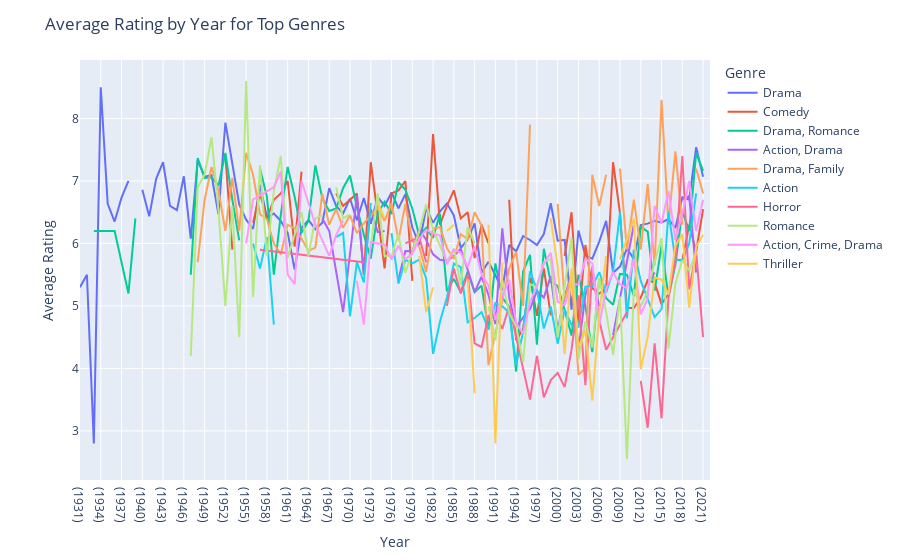

The notebook cell saved with this chart:
### Code cell
import pandas as pd
import plotly.express as px

# Load your dataset (replace 'your_data.csv' with the actual file path)
df = pd.read_csv(r'C:\Users\HP\Documents\datascience\codesoft\IMDb Movies India.csv', encoding='ISO-8859-1')

# Now proceed with the rest of your code
# Calculate average rating by year and genre
average_rating_by_year = df.groupby(['Year', 'Genre'])['Rating'].mean().reset_index()

# Get top 10 genres based on frequency
top_genres = df['Genre'].value_counts().head(10).index

# Filter average_rating_by_year for top genres
average_rating_by_year = average_rating_by_year[average_rating_by_year['Genre'].isin(top_genres)]

# Create the plot
fig = px.line(average_rating_by_year, x='Year', y='Rating', color='Genre')

# Update layout
fig.update_layout(
    title='Average Rating by Year for Top Genres',
    xaxis_title='Year',
    yaxis_title='Average Rating'
)

# Show the plot
fig.show()

### Figure 1 — Plotly figure (JSON) as saved in the notebook; plotly's stock layout.template omitted (floating-point values rounded to 4 significant figures)
{"data": [{"hovertemplate": "Genre=Drama<br>Year=%{x}<br>Rating=%{y}<extra></extra>", "legendgroup": "Drama", "line": {"color": "#636efa", "dash": "solid"}, "marker": {"symbol": "circle"}, "mode": "lines", "name": "Drama", "orientation": "v", "showlegend": true, "type": "scatter", "x": ["(1931)", "(1932)", "(1933)", "(1934)", "(1935)", "(1936)", "(1937)", "(1938)", "(1939)", "(1940)", "(1941)", "(1942)", "(1943)", "(1944)", "(1945)", "(1946)", "(1947)", "(1948)", "(1949)", "(1950)", "(1951)", "(1952)", "(1953)", "(1954)", "(1955)", "(1956)", "(1957)", "(1958)", "(1959)", "(1960)", "(1961)", "(1962)", "(1963)", "(1964)", "(1965)", "(1966)", "(1967)", "(1968)", "(1969)", "(1970)", "(1971)", "(1972)", "(1973)", "(1974)", "(1975)", "(1976)", "(1977)", "(1978)", "(1979)", "(1980)", "(1981)", "(1982)", "(1983)", "(1984)", "(1985)", "(1986)", "(1987)", "(1988)", "(1989)", "(1990)", "(1991)", "(1992)", "(1993)", "(1994)", "(1995)", "(1996)", "(1997)", "(1998)", "(1999)", "(2000)", "(2001)", "(2002)", "(2003)", "(2004)", "(2005)", "(2006)", "(2007)", "(2008)", "(2009)", "(2010)", "(2011)", "(2012)", "(2013)", "(2014)", "(2015)", "(2016)", "(2017)", "(2018)", "(2019)", "(2020)", "(2021)", "(2022)"], "xaxis": "x", "y": [5.3, 5.5, 2.8, 8.5, 6.633, 6.35, 6.733, 7, null, 6.86, 6.433, 7.033, 7.3, 6.6, 6.533, 7.075, 6.075, 7.333, 7.067, 7.092, 6.467, 7.933, 7.278, 6.625, 6.38, 6.233, 6.938, 6.414, 6.478, 6.36, 6.171, 5.583, 6.25, 6.375, 6.229, 6.333, 6.886, 6.6, 6.48, 6.718, 6.371, 6.727, 6.314, 6.742, 6.6, 6.817, 6.561, 6.789, 6.255, 5.982, 6.571, 6.33, 6.514, 6.641, 6.448, 5.926, 6.067, 6.321, 5.532, 5.707, 5.495, 5.254, 5.975, 5.875, 6.117, 6.056, 5.975, 6.15, 6.643, 6.044, 6.057, 4.94, 6.206, 5.807, 5.756, 6.029, 6.362, 5.53, 5.63, 5.923, 5.75, 6.295, 6.317, 6.361, 6.335, 6.391, 6.245, 6.738, 6.702, 7.542, 7.069, null], "yaxis": "y"}, {"hovertemplate": "Genre=Comedy<br>Year=%{x}<br>Rating=%{y}<extra></extra>", "legendgroup": "Comedy", "line": {"color": "#EF553B", "dash": "solid"}, "marker": {"symbol": "circle"}, "mode": "lines", "name": "Comedy", "orientation": "v", "showlegend": true, "type": "scatter", "x": ["(1933)", "(1936)", "(1941)", "(1942)", "(1943)", "(1944)", "(1945)", "(1946)", "(1948)", "(1949)", "(1950)", "(1951)", "(1952)", "(1953)", "(1954)", "(1955)", "(1956)", "(1957)", "(1958)", "(1959)", "(1960)", "(1961)", "(1962)", "(1963)", "(1965)", "(1966)", "(1967)", "(1968)", "(1969)", "(1971)", "(1972)", "(1973)", "(1975)", "(1976)", "(1977)", "(1978)", "(1979)", "(1980)", "(1981)", "(1982)", "(1983)", "(1984)", "(1985)", "(1986)", "(1987)", "(1988)", "(1989)", "(1990)", "(1991)", "(1993)", "(1994)", "(1995)", "(1996)", "(1997)", "(1998)", "(1999)", "(2000)", "(2001)", "(2002)", "(2003)", "(2004)", "(2005)", "(2006)", "(2007)", "(2008)", "(2009)", "(2010)", "(2011)", "(2012)", "(2013)", "(2014)", "(2015)", "(2016)", "(2017)", "(2018)", "(2019)", "(2020)", "(2021)", "(2022)"], "xaxis": "x", "y": [6, null, null, null, null, null, null, null, null, null, null, null, 7.4, 5.9, null, null, 6.333, 6.8, 6.4, 6.7, 6.8, 7, 5.95, 7.15, null, 6.9, null, 6.8, 6.6, 6.8, 5.5, 7.3, 5.6, 6.8, 6.85, 7, 5.4, null, 5.8, 7.75, 6.3, 6.6, 6.85, 6.4, 6.5, 5.767, 6.3, 6, null, 6.7, 4.45, 4.633, 5.45, 4.84, 5.6, 4.85, null, 5.8, 6.5, 4.729, 5.975, 5.285, 5.2, 5.267, 7.3, 6.48, 4.967, 4.967, 5.136, 5.414, 5.373, 5.029, 5.192, 5.745, 5.726, 6.3, 5.871, 6.55, null], "yaxis": "y"}, {"hovertemplate": "Genre=Drama, Romance<br>Year=%{x}<br>Rating=%{y}<extra></extra>", "legendgroup": "Drama, Romance", "line": {"color": "#00cc96", "dash": "solid"}, "marker": {"symbol": "circle"}, "mode": "lines", "name": "Drama, Romance", "orientation": "v", "showlegend": true, "type": "scatter", "x": ["(1933)", "(1936)", "(1938)", "(1939)", "(1940)", "(1944)", "(1945)", "(1947)", "(1948)", "(1949)", "(1950)", "(1951)", "(1952)", "(1953)", "(1954)", "(1956)", "(1957)", "(1958)", "(1959)", "(1960)", "(1961)", "(1962)", "(1963)", "(1964)", "(1965)", "(1966)", "(1967)", "(1968)", "(1969)", "(1970)", "(1971)", "(1972)", "(1973)", "(1974)", "(1975)", "(1976)", "(1977)", "(1978)", "(1979)", "(1980)", "(1981)", "(1982)", "(1983)", "(1984)", "(1985)", "(1986)", "(1987)", "(1988)", "(1989)", "(1990)", "(1991)", "(1992)", "(1993)", "(1994)", "(1995)", "(1996)", "(1997)", "(1998)", "(1999)", "(2000)", "(2001)", "(2002)", "(2003)", "(2004)", "(2005)", "(2006)", "(2007)", "(2008)", "(2009)", "(2010)", "(2011)", "(2012)", "(2013)", "(2014)", "(2015)", "(2016)", "(2017)", "(2018)", "(2019)", "(2020)", "(2021)", "(2022)"], "xaxis": "x", "y": [6.2, 6.2, 5.2, 6.4, null, 6.025, null, 5.5, 7.367, 7.05, 7.06, 6.925, 7.45, 6.7, 6.05, null, 7.2, 6.75, 5.5, 6.457, 7.225, 6.75, 6.171, 6.36, 7.25, 6.72, 6.52, 6.56, 6.883, 7.088, 6.578, 6.138, 5.757, 6.482, 6.667, 6.47, 6.98, 6.86, 6.56, 6.125, 6.25, 6.09, 6.475, 5.233, 5.433, 5.22, 5.55, 5.22, 5.325, 4.62, 5.68, 5.133, 4.986, 3.95, 5.55, 5.817, 4.38, 5.914, 5.38, 5.32, 4.94, 4.525, 5.5, 5, 4.26, 5.436, 5.125, 5.02, 5.513, 5.5, 5.16, 6.267, 6.189, 5.243, 5.967, 5.144, 5.662, 6.514, 6.2, 7.45, 7.16, null], "yaxis": "y"}, {"hovertemplate": "Genre=Action, Drama<br>Year=%{x}<br>Rating=%{y}<extra></extra>", "legendgroup": "Action, Drama", "line": {"color": "#ab63fa", "dash": "solid"}, "marker": {"symbol": "circle"}, "mode": "lines", "name": "Action, Drama", "orientation": "v", "showlegend": true, "type": "scatter", "x": ["(1934)", "(1936)", "(1938)", "(1946)", "(1951)", "(1952)", "(1953)", "(1954)", "(1955)", "(1960)", "(1962)", "(1964)", "(1965)", "(1966)", "(1967)", "(1969)", "(1971)", "(1972)", "(1973)", "(1974)", "(1975)", "(1976)", "(1977)", "(1978)", "(1979)", "(1980)", "(1981)", "(1982)", "(1983)", "(1984)", "(1985)", "(1986)", "(1987)", "(1988)", "(1989)", "(1990)", "(1991)", "(1992)", "(1993)", "(1994)", "(1995)", "(1996)", "(1997)", "(1998)", "(1999)", "(2000)", "(2001)", "(2002)", "(2003)", "(2004)", "(2005)", "(2006)", "(2007)", "(2008)", "(2011)", "(2012)", "(2013)", "(2014)", "(2016)", "(2017)", "(2018)", "(2019)", "(2020)", "(2021)", "(2022)"], "xaxis": "x", "y": [null, null, null, null, 6.4, null, null, 6.1, null, null, null, null, null, 6.4, 6.2, 4.9, 6.767, 5.5, 6.55, 6.18, 6.2, null, 5.425, 5.88, 5.875, 6.225, 6.06, 5.825, 5.74, 5.725, 5.8, 5.915, 5.58, 5.222, 5.467, 5.182, 4.708, 6.243, 5.131, 4.662, 4.814, 4.95, 5.237, 5.133, 5.478, 4.62, 5.15, 5.511, 4.3, 5.18, 5.5, 5, null, 4.533, 6.3, null, 5.35, 5.533, null, null, 6.7, 6.757, 5.533, null, null], "yaxis": "y"}, {"hovertemplate": "Genre=Drama, Family<br>Year=%{x}<br>Rating=%{y}<extra></extra>", "legendgroup": "Drama, Family", "line": {"color": "#FFA15A", "dash": "solid"}, "marker": {"symbol": "circle"}, "mode": "lines", "name": "Drama, Family", "orientation": "v", "showlegend": true, "type": "scatter", "x": ["(1934)", "(1936)", "(1938)", "(1940)", "(1942)", "(1943)", "(1944)", "(1945)", "(1947)", "(1948)", "(1949)", "(1950)", "(1951)", "(1952)", "(1953)", "(1954)", "(1955)", "(1956)", "(1957)", "(1958)", "(1959)", "(1960)", "(1961)", "(1962)", "(1963)", "(1964)", "(1965)", "(1966)", "(1967)", "(1968)", "(1969)", "(1970)", "(1971)", "(1972)", "(1973)", "(1974)", "(1975)", "(1976)", "(1977)", "(1978)", "(1979)", "(1980)", "(1981)", "(1982)", "(1983)", "(1984)", "(1985)", "(1986)", "(1987)", "(1988)", "(1989)", "(1990)", "(1991)", "(1993)", "(1994)", "(1995)", "(1996)", "(1999)", "(2000)", "(2001)", "(2002)", "(2003)", "(2004)", "(2005)", "(2006)", "(2007)", "(2008)", "(2009)", "(2010)", "(2011)", "(2012)", "(2013)", "(2014)", "(2015)", "(2016)", "(2017)", "(2018)", "(2019)", "(2020)", "(2021)"], "xaxis": "x", "y": [null, null, 6.3, null, 5.9, null, null, null, null, 5.7, 6.7, 7.225, 6.85, 6.2, 7.05, 6.2, 7.45, 7.1, 6.467, 6.388, 6, 5.822, 6.3, 6.243, 6.075, 5.883, 5.933, 6.8, 6.3, 6.55, 6.25, 6.45, 6.167, 6.32, 6.438, 6.567, 6.36, 6.64, 6.05, 6.633, 6.036, 5.95, 5.54, 6.24, 6.26, 5.925, 5.75, 6.15, 6.067, 6.5, 6.286, 4.05, 4.567, 5.6, 5.867, 5, 7.9, null, 6.633, 5.1, 5.5, 3.9, 4, 7.1, 6.6, 7.1, null, 7.2, 5.9, 6.7, 5.9, 6.95, 5.65, 8.3, 6.3, 7.475, 6.3, null, 7.2, 6.8], "yaxis": "y"}, {"hovertemplate": "Genre=Action<br>Year=%{x}<br>Rating=%{y}<extra></extra>", "legendgroup": "Action", "line": {"color": "#19d3f3", "dash": "solid"}, "marker": {"symbol": "circle"}, "mode": "lines", "name": "Action", "orientation": "v", "showlegend": true, "type": "scatter", "x": ["(1935)", "(1936)", "(1937)", "(1938)", "(1939)", "(1940)", "(1941)", "(1942)", "(1944)", "(1945)", "(1946)", "(1947)", "(1948)", "(1949)", "(1953)", "(1954)", "(1955)", "(1956)", "(1957)", "(1958)", "(1959)", "(1960)", "(1961)", "(1962)", "(1963)", "(1964)", "(1965)", "(1966)", "(1967)", "(1968)", "(1969)", "(1970)", "(1971)", "(1972)", "(1973)", "(1974)", "(1975)", "(1976)", "(1977)", "(1978)", "(1979)", "(1980)", "(1981)", "(1982)", "(1983)", "(1984)", "(1985)", "(1986)", "(1987)", "(1988)", "(1989)", "(1990)", "(1991)", "(1992)", "(1993)", "(1994)", "(1995)", "(1996)", "(1997)", "(1998)", "(1999)", "(2000)", "(2001)", "(2002)", "(2003)", "(2004)", "(2005)", "(2006)", "(2007)", "(2008)", "(2009)", "(2010)", "(2011)", "(2012)", "(2013)", "(2014)", "(2015)", "(2016)", "(2017)", "(2018)", "(2019)", "(2020)", "(2021)", "(2022)"], "xaxis": "x", "y": [null, null, null, null, null, null, null, null, null, null, null, null, null, null, 4.6, null, null, 6, 5.6, 6.1, 4.7, null, 6.2, null, null, 2.8, null, 5.5, null, 6.1, 6.167, 4.833, 5.7, 5.375, 6.65, null, null, 6.167, 5.357, 5.74, 5.68, 5.74, 5.444, 4.233, 4.75, 5.133, 5.678, 5.62, 4.736, 4.808, 4.9, 4.63, 5.048, 4.993, 4.893, 4.056, 4.586, 5.558, 5.26, 4.638, 4.992, 4.393, 4.939, 4.695, 4.664, 5.309, 5.317, 5.54, 5.217, 5.55, 6.5, 4.8, 5.9, 5.4, 5.1, 4.82, 4.95, 6.5, 5.74, 5.72, 6, 6.8, null, null], "yaxis": "y"}, {"hovertemplate": "Genre=Horror<br>Year=%{x}<br>Rating=%{y}<extra></extra>", "legendgroup": "Horror", "line": {"color": "#FF6692", "dash": "solid"}, "marker": {"symbol": "circle"}, "mode": "lines", "name": "Horror", "orientation": "v", "showlegend": true, "type": "scatter", "x": ["(1935)", "(1937)", "(1940)", "(1957)", "(1972)", "(1973)", "(1974)", "(1977)", "(1978)", "(1980)", "(1981)", "(1983)", "(1984)", "(1985)", "(1986)", "(1987)", "(1988)", "(1989)", "(1990)", "(1991)", "(1992)", "(1993)", "(1996)", "(1997)", "(1998)", "(1999)", "(2000)", "(2001)", "(2002)", "(2003)", "(2004)", "(2005)", "(2006)", "(2007)", "(2010)", "(2011)", "(2012)", "(2013)", "(2014)", "(2015)", "(2016)", "(2017)", "(2018)", "(2019)", "(2020)", "(2021)"], "xaxis": "x", "y": [5.1, null, null, 5.9, 5.7, null, null, null, 6, 6.1, 5.7, null, 5, 5.6, 5.2, 5.5, 4.4, 4.343, 4.843, 4.883, 4.633, 5, 3.5, 4.2, 3.536, 3.814, 3.929, 3.7, 4.3, 5.171, 3.733, 5.633, 4.767, 4.3, 4.9, null, 3.8, 3.05, 4.4, 3.2, 5.133, 5.713, 7.4, 5.267, 5.871, 4.5], "yaxis": "y"}, {"hovertemplate": "Genre=Romance<br>Year=%{x}<br>Rating=%{y}<extra></extra>", "legendgroup": "Romance", "line": {"color": "#B6E880", "dash": "solid"}, "marker": {"symbol": "circle"}, "mode": "lines", "name": "Romance", "orientation": "v", "showlegend": true, "type": "scatter", "x": ["(1940)", "(1944)", "(1945)", "(1946)", "(1947)", "(1948)", "(1949)", "(1950)", "(1951)", "(1952)", "(1953)", "(1954)", "(1955)", "(1956)", "(1957)", "(1958)", "(1959)", "(1960)", "(1961)", "(1962)", "(1963)", "(1964)", "(1965)", "(1966)", "(1967)", "(1968)", "(1969)", "(1970)", "(1971)", "(1972)", "(1973)", "(1974)", "(1975)", "(1976)", "(1977)", "(1978)", "(1980)", "(1981)", "(1982)", "(1983)", "(1984)", "(1985)", "(1986)", "(1987)", "(1988)", "(1989)", "(1990)", "(1991)", "(1992)", "(1993)", "(1994)", "(1995)", "(1996)", "(1997)", "(1998)", "(1999)", "(2000)", "(2001)", "(2002)", "(2003)", "(2004)", "(2005)", "(2006)", "(2007)", "(2008)", "(2009)", "(2010)", "(2011)", "(2012)", "(2013)", "(2014)", "(2015)", "(2016)", "(2017)", "(2018)", "(2019)", "(2020)", "(2021)", "(2022)"], "xaxis": "x", "y": [null, 6.7, null, null, 4.2, 6.9, 7.1, 7.7, 6.533, 5, 6.6, 4.5, 8.6, 5.14, 7.25, 5.8, 6.833, 7.4, 5.771, 6.133, 6.5, 5.8, 6.4, 6.45, null, 6.9, 6.4, 6.467, null, null, 5.98, 6.8, 5.8, 5.8, 6.15, 5.533, 6.2, 6.625, 6.225, 5.95, 5.7, 5.917, 5.338, 6.267, 6, null, 5, 4.45, 5.412, 4.889, 4.675, 4.1, 5.35, 5.3, 5.7, 5.75, 4.5, 5.3, 6.1, 4.15, 4.75, 4.333, 5.45, 4.9, 4.22, 5.15, 2.55, 5.267, 4.987, 5.24, 5.7, 6.086, 4.317, 5.35, 5.733, 5.567, 5.85, null, null], "yaxis": "y"}, {"hovertemplate": "Genre=Action, Crime, Drama<br>Year=%{x}<br>Rating=%{y}<extra></extra>", "legendgroup": "Action, Crime, Drama", "line": {"color": "#FF97FF", "dash": "solid"}, "marker": {"symbol": "circle"}, "mode": "lines", "name": "Action, Crime, Drama", "orientation": "v", "showlegend": true, "type": "scatter", "x": ["(1955)", "(1956)", "(1959)", "(1960)", "(1961)", "(1962)", "(1963)", "(1965)", "(1967)", "(1968)", "(1969)", "(1970)", "(1971)", "(1972)", "(1973)", "(1974)", "(1975)", "(1976)", "(1977)", "(1978)", "(1979)", "(1980)", "(1981)", "(1982)", "(1983)", "(1984)", "(1985)", "(1986)", "(1987)", "(1988)", "(1989)", "(1990)", "(1991)", "(1992)", "(1993)", "(1994)", "(1995)", "(1996)", "(1997)", "(1998)", "(1999)", "(2000)", "(2001)", "(2002)", "(2003)", "(2004)", "(2005)", "(2006)", "(2007)", "(2008)", "(2009)", "(2010)", "(2011)", "(2012)", "(2013)", "(2014)", "(2015)", "(2016)", "(2017)", "(2018)", "(2019)", "(2020)", "(2021)"], "xaxis": "x", "y": [6, 6.7, 6.9, 7.15, 5.5, 5.35, 7, 6.3, 5.8, 6.133, 6.367, null, 5.4, 4.7, 6.02, 6, 5.98, 5.743, 5.963, 5.75, 5.833, 6.071, 6.22, 6.157, 6.125, 5.667, 5.9, 5.85, 5.62, 5.957, 5.5, 5.329, 4.775, 5.15, 5.417, 4.729, 4.557, 5.057, 5.329, 5.678, 5.85, 5.067, 5.013, 5.35, 5.343, 5.75, 5.683, 4.691, 5.275, 5.537, 5.344, 5.282, 5.754, 4.867, 5.117, 6.6, 6.325, 6.84, 6.06, 6.467, 7, 6.2, 6.7], "yaxis": "y"}, {"hovertemplate": "Genre=Thriller<br>Year=%{x}<br>Rating=%{y}<extra></extra>", "legendgroup": "Thriller", "line": {"color": "#FECB52", "dash": "solid"}, "marker": {"symbol": "circle"}, "mode": "lines", "name": "Thriller", "orientation": "v", "showlegend": true, "type": "scatter", "x": ["(1956)", "(1958)", "(1959)", "(1960)", "(1961)", "(1962)", "(1964)", "(1965)", "(1966)", "(1967)", "(1968)", "(1969)", "(1970)", "(1971)", "(1972)", "(1973)", "(1974)", "(1975)", "(1976)", "(1978)", "(1979)", "(1980)", "(1981)", "(1982)", "(1983)", "(1984)", "(1985)", "(1986)", "(1987)", "(1988)", "(1989)", "(1990)", "(1991)", "(1992)", "(1993)", "(1994)", "(1995)", "(1996)", "(1997)", "(1998)", "(1999)", "(2000)", "(2001)", "(2002)", "(2003)", "(2004)", "(2005)", "(2006)", "(2007)", "(2008)", "(2009)", "(2011)", "(2012)", "(2013)", "(2014)", "(2015)", "(2016)", "(2017)", "(2018)", "(2019)", "(2020)", "(2021)"], "xaxis": "x", "y": [null, null, null, 6.3, null, null, null, null, null, null, null, null, null, 6.25, null, null, 6.65, 6.4, null, 6.2, null, 5.8, 4.9, 5.3, null, 6.2, 6.3, null, 5.433, 3.6, null, 6.3, 2.8, 5.7, null, null, null, null, 6.1, null, 6.4, 5.625, 4.233, 5.6, 4.34, 4.6, 3.486, 4.875, 5.8, null, 5.75, 6.4, 3.986, 4.5, 5.457, 5.42, 5.183, 5.96, 6.15, 4.971, 5.945, 6.14], "yaxis": "y"}], "layout": {"legend": {"title": {"text": "Genre"}, "tracegroupgap": 0}, "margin": {"t": 60}, "title": {"text": "Average Rating by Year for Top Genres"}, "xaxis": {"anchor": "y", "domain": [0, 1], "title": {"text": "Year"}}, "yaxis": {"anchor": "x", "domain": [0, 1], "title": {"text": "Average Rating"}}}}
